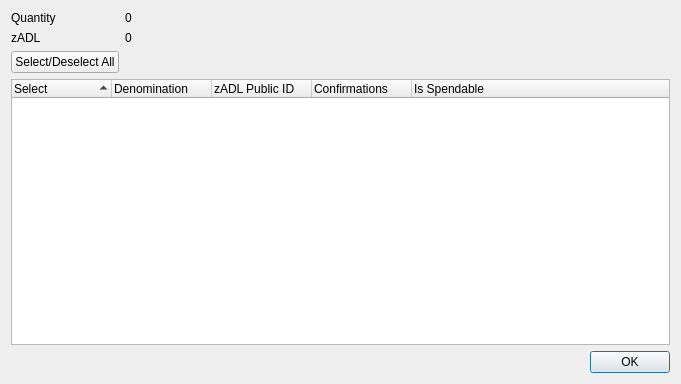
<?xml version="1.0" encoding="UTF-8"?>
<ui version="4.0">
 <class>ZADLControlDialog</class>
 <widget class="QDialog" name="ZADLControlDialog">
  <property name="geometry">
   <rect>
    <x>0</x>
    <y>0</y>
    <width>681</width>
    <height>384</height>
   </rect>
  </property>
  <property name="minimumSize">
   <size>
    <width>681</width>
    <height>384</height>
   </size>
  </property>
  <property name="windowTitle">
   <string>Select zADL to Spend</string>
  </property>
  <layout class="QGridLayout" name="gridLayout">
   <item row="0" column="0">
    <layout class="QFormLayout" name="formLayout">
     <property name="sizeConstraint">
      <enum>QLayout::SetDefaultConstraint</enum>
     </property>
     <item row="0" column="0">
      <widget class="QLabel" name="labelQuantity">
       <property name="text">
        <string>Quantity</string>
       </property>
      </widget>
     </item>
     <item row="0" column="1">
      <widget class="QLabel" name="labelQuantity_int">
       <property name="text">
        <string>0</string>
       </property>
      </widget>
     </item>
     <item row="1" column="0">
      <widget class="QLabel" name="labelZADL">
       <property name="text">
        <string>zADL</string>
       </property>
      </widget>
     </item>
     <item row="1" column="1">
      <widget class="QLabel" name="labelZADL_int">
       <property name="text">
        <string>0</string>
       </property>
      </widget>
     </item>
     <item row="2" column="0">
      <widget class="QPushButton" name="pushButtonAll">
       <property name="text">
        <string>Select/Deselect All</string>
       </property>
      </widget>
     </item>
    </layout>
   </item>
   <item row="1" column="0">
    <layout class="QVBoxLayout" name="verticalLayout">
     <item>
      <widget class="QTreeWidget" name="treeWidget">
       <property name="minimumSize">
        <size>
         <width>0</width>
         <height>250</height>
        </size>
       </property>
       <property name="alternatingRowColors">
        <bool>true</bool>
       </property>
       <property name="sortingEnabled">
        <bool>true</bool>
       </property>
       <property name="columnCount">
        <number>5</number>
       </property>
       <attribute name="headerDefaultSectionSize">
        <number>100</number>
       </attribute>
       <column>
        <property name="text">
         <string notr="true">Select</string>
        </property>
       </column>
       <column>
        <property name="text">
         <string notr="true">Denomination</string>
        </property>
       </column>
       <column>
        <property name="text">
         <string notr="true">zADL Public ID</string>
        </property>
       </column>
       <column>
        <property name="text">
         <string notr="true">Confirmations</string>
        </property>
       </column>
       <column>
        <property name="text">
         <string>Is Spendable</string>
        </property>
       </column>
      </widget>
     </item>
     <item>
      <widget class="QDialogButtonBox" name="buttonBox">
       <property name="orientation">
        <enum>Qt::Horizontal</enum>
       </property>
       <property name="standardButtons">
        <set>QDialogButtonBox::Ok</set>
       </property>
      </widget>
     </item>
    </layout>
   </item>
  </layout>
 </widget>
 <resources/>
 <connections>
  <connection>
   <sender>buttonBox</sender>
   <signal>accepted()</signal>
   <receiver>ZADLControlDialog</receiver>
   <slot>accept()</slot>
   <hints>
    <hint type="sourcelabel">
     <x>248</x>
     <y>254</y>
    </hint>
    <hint type="destinationlabel">
     <x>157</x>
     <y>274</y>
    </hint>
   </hints>
  </connection>
  <connection>
   <sender>buttonBox</sender>
   <signal>rejected()</signal>
   <receiver>ZADLControlDialog</receiver>
   <slot>reject()</slot>
   <hints>
    <hint type="sourcelabel">
     <x>316</x>
     <y>260</y>
    </hint>
    <hint type="destinationlabel">
     <x>286</x>
     <y>274</y>
    </hint>
   </hints>
  </connection>
 </connections>
</ui>
